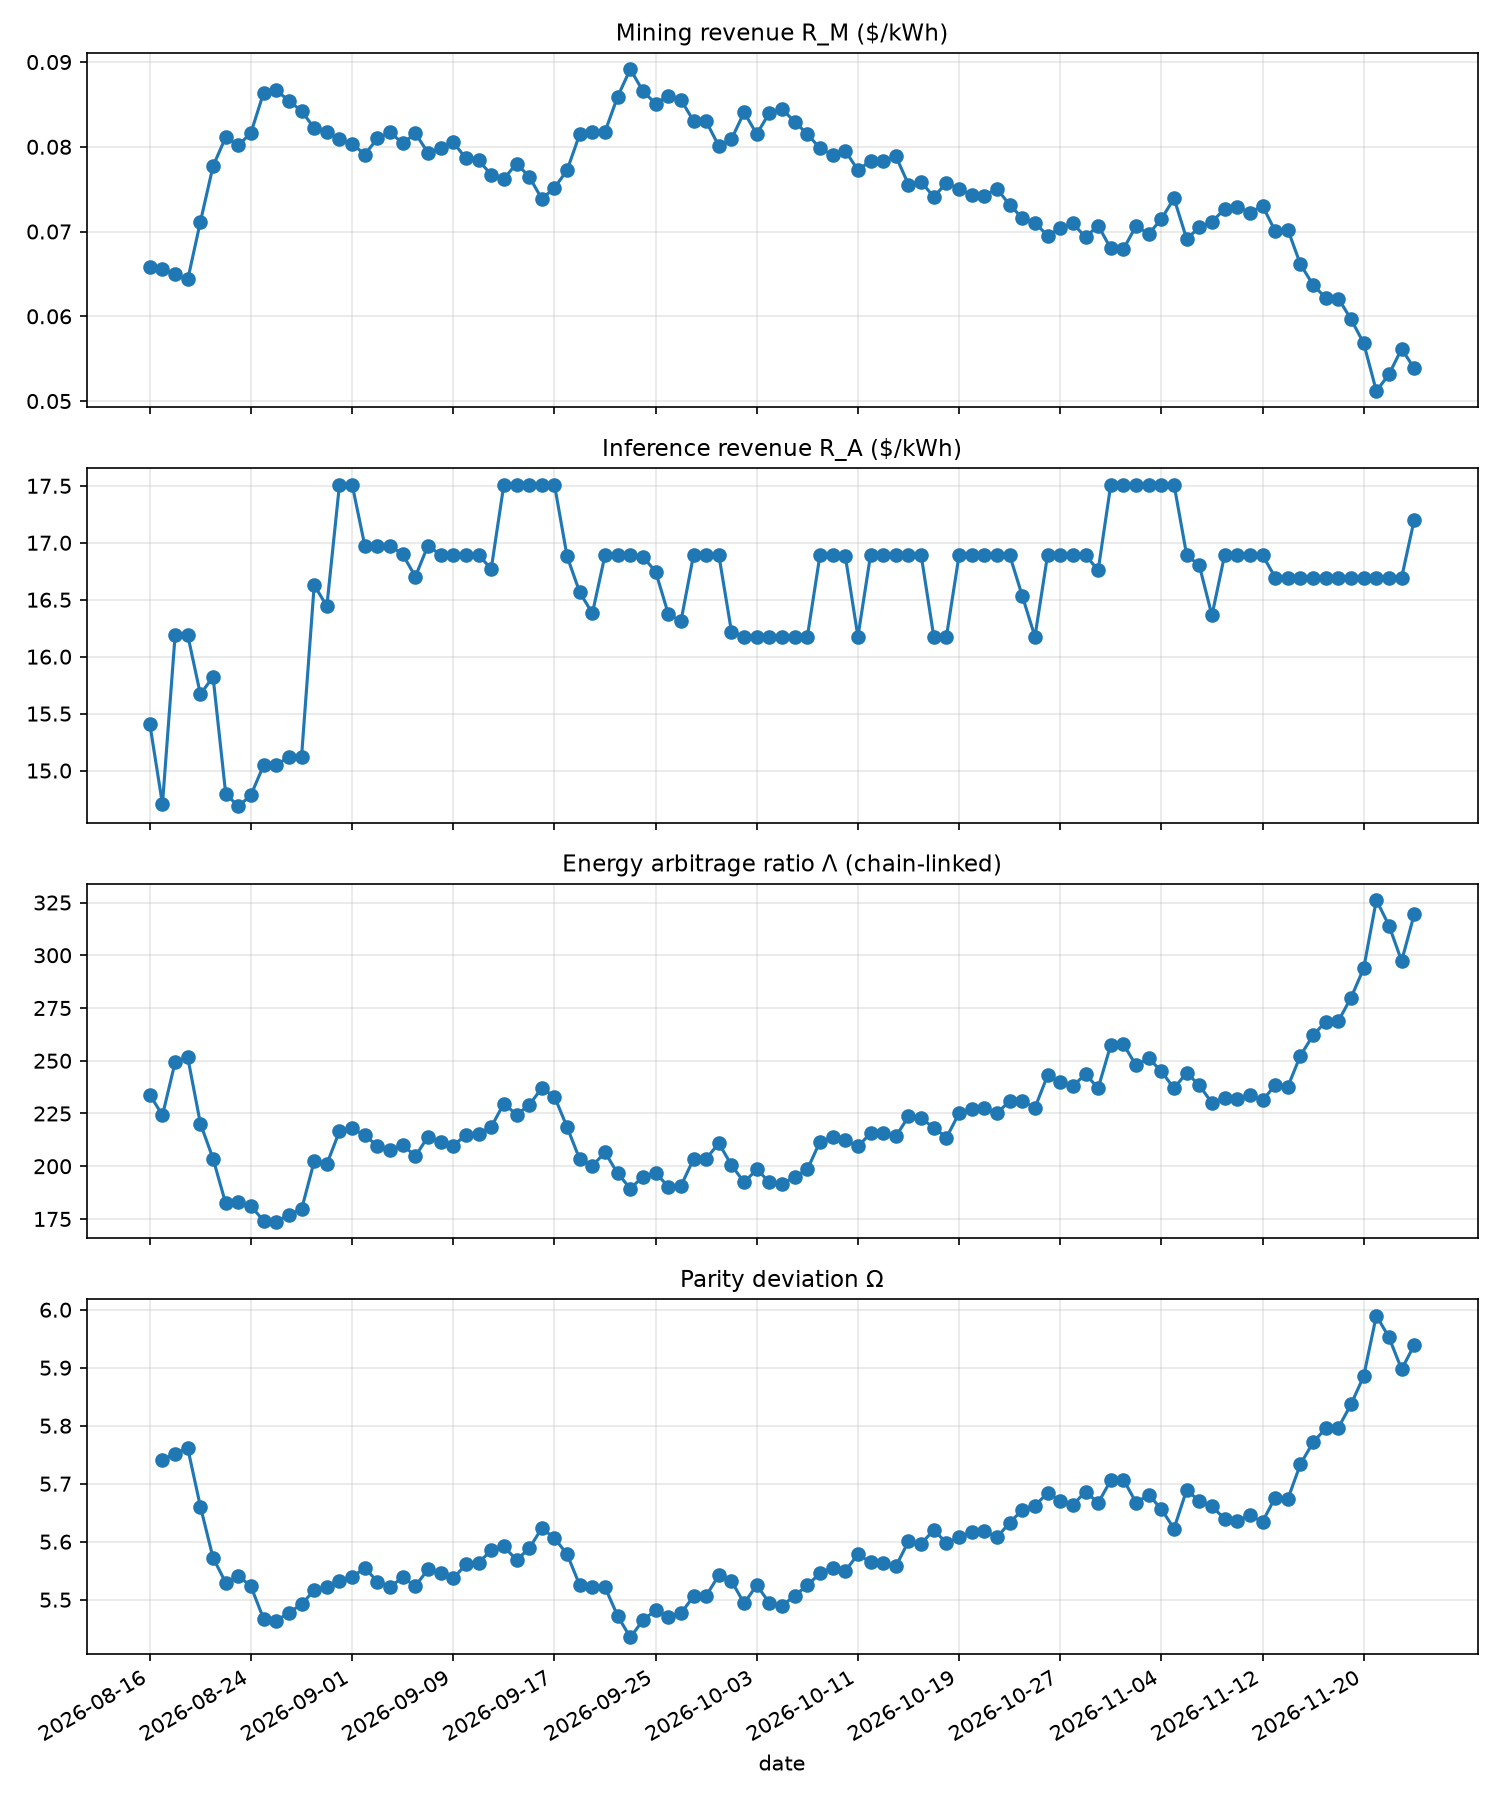

This chart was generated by the following Python code:
#!/usr/bin/env python3
# -*- coding: utf-8 -*-
"""
Token 能量平价指数（Token Energy Parity Index）
================================================

把"挖矿侧"和"AI 推理侧"折算到同一个物理公分母（每千瓦时收入），
构造四条日频指数：

  R_M     挖矿每千瓦时毛收入（美元/kWh）
  R_A     推理每千瓦时毛收入（美元/kWh，按用量加权的模型篮子）
  Lambda  能量套利比 = R_A / R_M（同一度电的毛收入之比）
  Omega   平价偏离指数 = ln(焦耳平价汇率 / 市场隐含汇率)
          衡量市场对"防御性耗散"(BTC) vs "生产性耗散"(AI token) 的定价缺口

数据源（全部公开、无需密钥）：
  - 比特币价格:      CoinGecko  /api/v3/simple/price
  - 全网算力/区块奖励: mempool.space  /api/v1/mining/*
  - 推理价格:        OpenRouter  /api/v1/models
  - 矿机队列能效:     配置参数（建议参考 CBECI / Hashrate Index 队列估计，手动季度更新）
  - 推理能效:        配置参数（建议参考 Epoch AI / 厂商披露，手动更新）

用法：
  python parity_index.py                 # 在线抓取并计算今天的指数
  python parity_index.py --offline      # 用 sample_data.json 离线验算
  python parity_index.py --plot         # 计算后把历史序列画成四联图
  python parity_index.py --config my.json  # 使用自定义配置

输出：
  - 终端打印当日快照（含全部中间量，便于核对换算链条）
  - 追加一行到 parity_series.csv（日期去重：同一天重复运行会覆盖当日行）
  - --plot 时生成 parity_index.png

设计说明见 README.md。所有单位换算都显式写出，不藏在魔法数字里。
"""

import argparse
import csv
import json
import math
import os
import sys
from dataclasses import dataclass, field
from datetime import datetime, timezone

try:
    import requests
except ImportError:
    requests = None  # 离线模式不需要

# --------------------------------------------------------------------------
# 物理常数与单位（全部显式，便于审计）
# --------------------------------------------------------------------------
J_PER_KWH = 3.6e6          # 1 kWh = 3.6e6 焦耳
SECONDS_PER_DAY = 86400
TH_PER_PH = 1e3            # 1 PH/s = 1000 TH/s
BLOCKS_PER_DAY = 144       # 比特币目标出块率：每 10 分钟一块

DEFAULT_CONFIG = {
    # ---------------- 挖矿侧 ----------------
    # 全网矿机队列平均能效，焦耳每太哈希（J/TH）。
    # 这是唯一无法自动抓取的挖矿侧参数。参考来源：
    #   - CBECI (ccaf.io/cbnsi/cbeci) 的 fleet efficiency 估计
    #   - Hashrate Index 的机型统计（S21 约 17.5 J/TH，S19 XP 约 21.5 J/TH）
    # 建议每季度手动更新一次，并把修改记录在 config 的 notes 里。
    "fleet_efficiency_j_per_th": 20.0,

    # ---------------- 推理侧 ----------------
    # 模型篮子：id 必须与 OpenRouter /api/v1/models 返回的 id 一致。
    # weight        用量权重（建议参考 OpenRouter rankings 页面，手动更新，会自动归一化）
    # j_per_token   该模型输出 token 的全栈能耗估计（焦耳/输出 token，含数据中心 PUE）
    #               来源：Epoch AI、厂商披露、学术测量。粗模型的量级在 0.5–5 J/token。
    # quality_ref   是否作为质量基准模型（恰好一个为 true）
    "inference_basket": [
        {"id": "anthropic/claude-sonnet-5",       "weight": 0.30, "j_per_token": 3.0,
         "quality_ref": True},
        {"id": "openai/gpt-5.5",                  "weight": 0.25, "j_per_token": 3.0},
        {"id": "google/gemini-3.7-flash",         "weight": 0.25, "j_per_token": 1.0},
        {"id": "deepseek/deepseek-v4-pro",        "weight": 0.20, "j_per_token": 1.5},
    ],
    # 篮子里某个模型在 OpenRouter 下架时的策略："skip"（剔除并重新归一化）或 "fail"
    "missing_model_policy": "skip",

    # ---------------- 输出 ----------------
    "csv_path": "parity_series.csv",
    "plot_path": "parity_index.png",

    # 数据源 URL（一般不用改）
    "urls": {
        "btc_price": "https://api.coingecko.com/api/v3/simple/price?ids=bitcoin&vs_currencies=usd",
        "hashrate": "https://mempool.space/api/v1/mining/hashrate/3d",
        "reward_stats": "https://mempool.space/api/v1/mining/reward-stats/144",
        "openrouter_models": "https://openrouter.ai/api/v1/models",
    },
    "http_timeout_seconds": 30,
}


# --------------------------------------------------------------------------
# 数据获取层
# --------------------------------------------------------------------------
@dataclass
class RawData:
    """一次快照所需的全部原始观测值。字段单位写死在名字里，防串。"""
    btc_price_usd: float
    network_hashrate_hps: float          # 全网算力，哈希/秒（H/s）
    daily_block_reward_btc: float        # 最近 144 块的总奖励（补贴+手续费），BTC
    model_prices_usd_per_token: dict     # {model_id: 输出token单价（美元/个）}
    source: str = "live"
    fetched_at: str = field(
        default_factory=lambda: datetime.now(timezone.utc).isoformat(timespec="seconds"))


def _get_json(url: str, timeout: int):
    resp = requests.get(url, timeout=timeout,
                        headers={"User-Agent": "token-parity-index/0.1"})
    resp.raise_for_status()
    return resp.json()


def fetch_live(cfg: dict) -> RawData:
    if requests is None:
        sys.exit("需要 requests 库才能在线抓取：pip install requests")
    urls, t = cfg["urls"], cfg["http_timeout_seconds"]

    # 1) 比特币价格
    price = float(_get_json(urls["btc_price"], t)["bitcoin"]["usd"])

    # 2) 全网算力（mempool.space 返回的 currentHashrate 单位是 H/s）
    hr_data = _get_json(urls["hashrate"], t)
    hashrate_hps = float(hr_data["currentHashrate"])

    # 3) 最近 144 块的总奖励（sats -> BTC）。144 块 ≈ 一天，直接就是日奖励流。
    rs = _get_json(urls["reward_stats"], t)
    daily_reward_btc = float(rs["totalReward"]) / 1e8

    # 4) OpenRouter 模型定价。pricing.completion 是字符串，单位：美元/输出token。
    models = _get_json(urls["openrouter_models"], t)["data"]
    price_map = {}
    for m in models:
        pricing = m.get("pricing") or {}
        completion = pricing.get("completion")
        if completion is not None:
            try:
                price_map[m["id"]] = float(completion)
            except (TypeError, ValueError):
                pass

    wanted = {b["id"] for b in cfg["inference_basket"]}
    basket_prices = {mid: p for mid, p in price_map.items() if mid in wanted}

    return RawData(
        btc_price_usd=price,
        network_hashrate_hps=hashrate_hps,
        daily_block_reward_btc=daily_reward_btc,
        model_prices_usd_per_token=basket_prices,
    )


def fetch_offline(sample_path: str) -> RawData:
    with open(sample_path, "r", encoding="utf-8") as f:
        d = json.load(f)
    return RawData(
        btc_price_usd=d["btc_price_usd"],
        network_hashrate_hps=d["network_hashrate_hps"],
        daily_block_reward_btc=d["daily_block_reward_btc"],
        model_prices_usd_per_token=d["model_prices_usd_per_token"],
        source="offline:" + os.path.basename(sample_path),
    )


# --------------------------------------------------------------------------
# 计算层：换算链条逐步显式
# --------------------------------------------------------------------------
@dataclass
class Snapshot:
    date: str
    # 中间量（全部保留，方便核对）
    btc_price_usd: float
    hashprice_usd_per_ph_day: float
    fleet_efficiency_j_per_th: float
    kwh_per_ph_day: float
    epsilon_btc_j: float                 # 一枚 BTC 的体现能（焦耳）
    basket_price_usd_per_mtok: float     # 篮子加权平均：美元/百万标准token
    basket_j_per_token: float            # 篮子加权平均能耗：焦耳/token
    basket_detail: list
    # 四条指数
    R_M: float                           # 美元/kWh
    R_A: float                           # 美元/kWh
    Lambda: float                        # R_A / R_M
    rho_parity_tok_per_btc: float        # 焦耳平价汇率
    rho_market_tok_per_btc: float        # 市场隐含汇率
    Omega: float                         # ln(rho_parity / rho_market)
    source: str


def compute(raw: RawData, cfg: dict) -> Snapshot:
    eff = float(cfg["fleet_efficiency_j_per_th"])

    # ---------- 挖矿侧 ----------
    # hashprice（美元/PH/s/天）= 日总奖励(BTC) × 币价 / 全网算力(PH/s)
    hashrate_phps = raw.network_hashrate_hps / 1e15
    hashprice = raw.daily_block_reward_btc * raw.btc_price_usd / hashrate_phps

    # 1 PH/s 的功耗 = eff(J/TH) × 1000(TH/PH) 瓦特；一天电量换成 kWh：
    watts_per_ph = eff * TH_PER_PH
    kwh_per_ph_day = watts_per_ph * SECONDS_PER_DAY / J_PER_KWH
    R_M = hashprice / kwh_per_ph_day

    # 一枚 BTC 的体现能：全网日耗能 / 日产出 BTC
    network_watts = hashrate_phps * watts_per_ph
    daily_energy_j = network_watts * SECONDS_PER_DAY
    epsilon_btc = daily_energy_j / raw.daily_block_reward_btc

    # ---------- 推理侧 ----------
    basket = [dict(b) for b in cfg["inference_basket"]]
    priced = []
    for b in basket:
        p = raw.model_prices_usd_per_token.get(b["id"])
        if p is None:
            if cfg["missing_model_policy"] == "fail":
                sys.exit(f"篮子模型 {b['id']} 在数据源中缺失（missing_model_policy=fail）")
            continue
        b["usd_per_token"] = p
        priced.append(b)
    if not priced:
        sys.exit("篮子中没有任何模型拿到报价，无法计算 R_A")

    wsum = sum(b["weight"] for b in priced)
    for b in priced:
        b["weight_norm"] = b["weight"] / wsum

    # 质量折算（升贴水法）：以基准模型价格为 1，其他模型的质量权重 = 其价格/基准价。
    # 一个"标准token当量"= 原始token × 质量权重。于是：
    #   标准token的单价 对所有模型都等于基准价（构造使然），
    #   但每个模型"每焦耳产出的标准token数"不同——质量调整落在数量侧，不在价格侧。
    ref = next((b for b in priced if b.get("quality_ref")), priced[0])
    ref_price = ref["usd_per_token"]
    for b in priced:
        b["quality_weight"] = b["usd_per_token"] / ref_price
        # 每焦耳标准token产出 = 质量权重 / 单token能耗
        b["std_tok_per_j"] = b["quality_weight"] / b["j_per_token"]
        # 该模型每千瓦时毛收入（美元/kWh）= 单价(美元/tok) × 产量(tok/kWh)
        b["usd_per_kwh"] = b["usd_per_token"] * (J_PER_KWH / b["j_per_token"])

    # 篮子 R_A：按用量权重加权的每千瓦时收入
    R_A = sum(b["weight_norm"] * b["usd_per_kwh"] for b in priced)
    basket_price_mtok = sum(b["weight_norm"] * b["usd_per_token"] for b in priced) * 1e6
    basket_j_per_tok = sum(b["weight_norm"] * b["j_per_token"] for b in priced)
    # 篮子的每焦耳标准token产出（用于平价汇率）
    basket_std_tok_per_j = sum(b["weight_norm"] * b["std_tok_per_j"] for b in priced)

    # ---------- 跨市场汇率 ----------
    Lambda = R_A / R_M
    # 焦耳平价汇率：一枚BTC的体现能全部用于推理，可产出多少"标准token"
    rho_parity = epsilon_btc * basket_std_tok_per_j
    # 市场隐含汇率：币价 / 标准token市价（= 基准模型单价）
    rho_market = raw.btc_price_usd / ref_price
    Omega = math.log(rho_parity / rho_market)

    detail = [{k: b[k] for k in
               ("id", "weight_norm", "usd_per_token", "j_per_token",
                "quality_weight", "usd_per_kwh")} for b in priced]

    return Snapshot(
        date=datetime.now(timezone.utc).strftime("%Y-%m-%d"),
        btc_price_usd=raw.btc_price_usd,
        hashprice_usd_per_ph_day=hashprice,
        fleet_efficiency_j_per_th=eff,
        kwh_per_ph_day=kwh_per_ph_day,
        epsilon_btc_j=epsilon_btc,
        basket_price_usd_per_mtok=basket_price_mtok,
        basket_j_per_token=basket_j_per_tok,
        basket_detail=detail,
        R_M=R_M, R_A=R_A, Lambda=Lambda,
        rho_parity_tok_per_btc=rho_parity,
        rho_market_tok_per_btc=rho_market,
        Omega=Omega,
        source=raw.source,
    )


# --------------------------------------------------------------------------
# 输出层
# --------------------------------------------------------------------------
CSV_FIELDS = ["date", "btc_price_usd", "hashprice_usd_per_ph_day",
              "fleet_efficiency_j_per_th", "epsilon_btc_gwh",
              "basket_price_usd_per_mtok", "basket_j_per_token",
              "R_M", "R_A", "Lambda", "Omega",
              "rho_parity_tok_per_btc", "rho_market_tok_per_btc", "source"]


def append_csv(snap: Snapshot, path: str):
    """按日期去重追加：同一天重复运行覆盖当日行，保证日频序列干净。"""
    rows = []
    if os.path.exists(path):
        with open(path, newline="", encoding="utf-8") as f:
            rows = [r for r in csv.DictReader(f) if r["date"] != snap.date]
    rows.append({
        "date": snap.date,
        "btc_price_usd": f"{snap.btc_price_usd:.2f}",
        "hashprice_usd_per_ph_day": f"{snap.hashprice_usd_per_ph_day:.4f}",
        "fleet_efficiency_j_per_th": f"{snap.fleet_efficiency_j_per_th:.1f}",
        "epsilon_btc_gwh": f"{snap.epsilon_btc_j / 3.6e12:.4f}",
        "basket_price_usd_per_mtok": f"{snap.basket_price_usd_per_mtok:.4f}",
        "basket_j_per_token": f"{snap.basket_j_per_token:.3f}",
        "R_M": f"{snap.R_M:.6f}",
        "R_A": f"{snap.R_A:.4f}",
        "Lambda": f"{snap.Lambda:.2f}",
        "Omega": f"{snap.Omega:.4f}",
        "rho_parity_tok_per_btc": f"{snap.rho_parity_tok_per_btc:.4e}",
        "rho_market_tok_per_btc": f"{snap.rho_market_tok_per_btc:.4e}",
        "source": snap.source,
    })
    rows.sort(key=lambda r: r["date"])
    with open(path, "w", newline="", encoding="utf-8") as f:
        w = csv.DictWriter(f, fieldnames=CSV_FIELDS)
        w.writeheader()
        w.writerows(rows)


def print_report(snap: Snapshot):
    line = "─" * 62
    print(line)
    print(f"Token 能量平价指数  {snap.date}   (source: {snap.source})")
    print(line)
    print("【挖矿侧】")
    print(f"  BTC 价格               {snap.btc_price_usd:>14,.0f}  美元")
    print(f"  hashprice              {snap.hashprice_usd_per_ph_day:>14.2f}  美元/PH/s/天")
    print(f"  队列能效（配置）        {snap.fleet_efficiency_j_per_th:>14.1f}  J/TH")
    print(f"  1 PH/s 日耗电          {snap.kwh_per_ph_day:>14.1f}  kWh")
    print(f"  ε_BTC 单枚体现能        {snap.epsilon_btc_j/3.6e12:>14.3f}  GWh/枚")
    print("【推理侧】（篮子构成见下）")
    print(f"  篮子均价               {snap.basket_price_usd_per_mtok:>14.3f}  美元/百万token")
    print(f"  篮子均能耗（配置）      {snap.basket_j_per_token:>14.2f}  J/token")
    for b in snap.basket_detail:
        print(f"    - {b['id']:<34} w={b['weight_norm']:.2f}  "
              f"${b['usd_per_token']*1e6:>8.3f}/M  q={b['quality_weight']:.2f}  "
              f"{b['usd_per_kwh']:.2f} $/kWh")
    print("【四条指数】")
    print(f"  R_M   挖矿每度电毛收入   {snap.R_M:>12.4f}  美元/kWh")
    print(f"  R_A   推理每度电毛收入   {snap.R_A:>12.2f}  美元/kWh")
    print(f"  Λ     能量套利比        {snap.Lambda:>12.1f}  （毛收入口径，非利润）")
    print(f"  ρ*    焦耳平价汇率      {snap.rho_parity_tok_per_btc:>12.3e}  标准token/BTC")
    print(f"  ρ     市场隐含汇率      {snap.rho_market_tok_per_btc:>12.3e}  标准token/BTC")
    print(f"  Ω     平价偏离指数      {snap.Omega:>12.3f}  = ln(ρ*/ρ)")
    print(line)


def plot_series(csv_path: str, png_path: str):
    import matplotlib
    matplotlib.use("Agg")
    import matplotlib.pyplot as plt
    from matplotlib import font_manager

    # 尽力找一个中文字体并真正启用它；找不到就退回英文标签
    zh = False
    preferred = ("Microsoft YaHei", "Noto Sans CJK SC", "Noto Sans CJK JP",
                 "WenQuanYi Zen Hei", "PingFang SC", "SimHei")
    available = {f.name for f in font_manager.fontManager.ttflist}
    for name in preferred:
        if name in available:
            plt.rcParams["font.family"] = [name, "DejaVu Sans"]
            plt.rcParams["axes.unicode_minus"] = False
            zh = True
            break

    with open(csv_path, newline="", encoding="utf-8") as f:
        rows = list(csv.DictReader(f))
    if len(rows) < 1:
        print("序列为空，跳过绘图")
        return
    dates = [r["date"] for r in rows]
    series = {k: [float(r[k]) for r in rows] for k in ("R_M", "R_A", "Lambda", "Omega")}

    labels = {
        "R_M": ("挖矿每度电毛收入 R_M ($/kWh)" if zh else "Mining revenue R_M ($/kWh)"),
        "R_A": ("推理每度电毛收入 R_A ($/kWh)" if zh else "Inference revenue R_A ($/kWh)"),
        "Lambda": ("能量套利比 Λ" if zh else "Energy arbitrage ratio Λ"),
        "Omega": ("平价偏离指数 Ω" if zh else "Parity deviation Ω"),
    }
    fig, axes = plt.subplots(4, 1, figsize=(10, 12), sharex=True)
    for ax, key in zip(axes, ("R_M", "R_A", "Lambda", "Omega")):
        ax.plot(dates, series[key], marker="o", linewidth=1.5)
        ax.set_title(labels[key], fontsize=11)
        ax.grid(alpha=0.3)
    axes[-1].set_xlabel("date")
    step = max(1, len(dates) // 12)
    axes[-1].set_xticks(dates[::step])
    fig.autofmt_xdate()
    fig.tight_layout()
    fig.savefig(png_path, dpi=150)
    print(f"图已保存：{png_path}")


# --------------------------------------------------------------------------
def main():
    ap = argparse.ArgumentParser(description="Token 能量平价指数")
    ap.add_argument("--offline", action="store_true",
                    help="使用 sample_data.json 离线验算，不联网")
    ap.add_argument("--sample", default="sample_data.json",
                    help="离线模式的数据文件路径")
    ap.add_argument("--config", default=None, help="自定义配置 JSON（覆盖默认值）")
    ap.add_argument("--plot", action="store_true", help="计算后绘制历史序列")
    ap.add_argument("--no-csv", action="store_true", help="只打印，不写入 CSV")
    args = ap.parse_args()

    cfg = dict(DEFAULT_CONFIG)
    if args.config:
        with open(args.config, encoding="utf-8") as f:
            cfg.update(json.load(f))

    raw = fetch_offline(args.sample) if args.offline else fetch_live(cfg)
    snap = compute(raw, cfg)
    print_report(snap)

    if not args.no_csv:
        append_csv(snap, cfg["csv_path"])
        print(f"已写入序列：{cfg['csv_path']}")
    if args.plot:
        plot_series(cfg["csv_path"], cfg["plot_path"])


if __name__ == "__main__":
    main()
